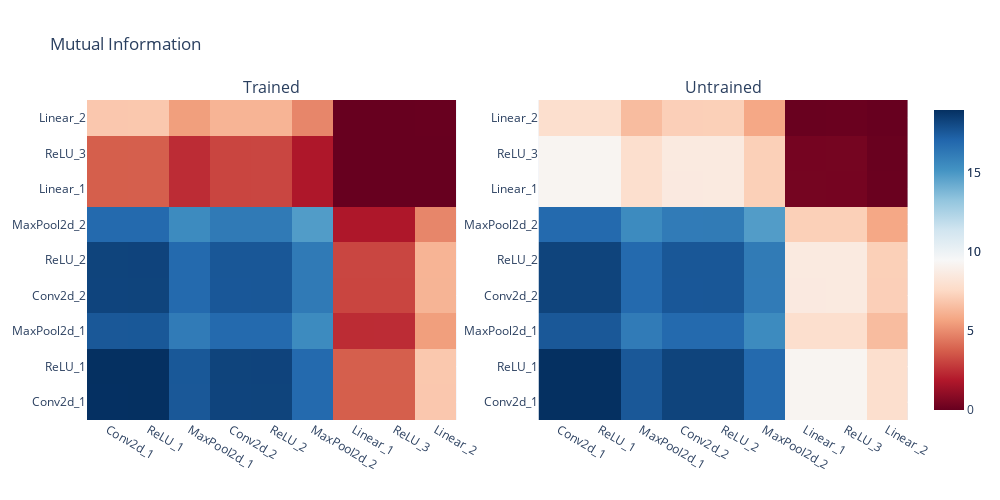

Write notebook code for a chart like this one.
### Code cell
heatmap(mutual_informations, 'Mutual Information', layer_names).show()

### Figure 1 — Plotly figure (JSON) as saved in the notebook; plotly's stock layout.template omitted (floating-point values rounded to 4 significant figures)
{"data": [{"colorscale": [[0, "rgb(103,0,31)"], [0.1, "rgb(178,24,43)"], [0.2, "rgb(214,96,77)"], [0.3, "rgb(244,165,130)"], [0.4, "rgb(253,219,199)"], [0.5, "rgb(247,247,247)"], [0.6, "rgb(209,229,240)"], [0.7, "rgb(146,197,222)"], [0.8, "rgb(67,147,195)"], [0.9, "rgb(33,102,172)"], [1, "rgb(5,48,97)"]], "type": "heatmap", "x": ["Conv2d_1", "ReLU_1", "MaxPool2d_1", "Conv2d_2", "ReLU_2", "MaxPool2d_2", "Linear_1", "ReLU_3", "Linear_2"], "xaxis": "x", "y": ["Conv2d_1", "ReLU_1", "MaxPool2d_1", "Conv2d_2", "ReLU_2", "MaxPool2d_2", "Linear_1", "ReLU_3", "Linear_2"], "yaxis": "y", "z": [[18.94, 18.95, 17.56, 18.26, 18.27, 16.88, 3.755, 3.756, 6.894], [18.95, 18.96, 17.57, 18.27, 18.28, 16.89, 3.764, 3.763, 6.902], [17.56, 17.57, 16.18, 16.88, 16.89, 15.5, 2.423, 2.424, 5.517], [18.26, 18.27, 16.88, 17.58, 17.59, 16.2, 3.088, 3.089, 6.213], [18.27, 18.28, 16.89, 17.59, 17.6, 16.21, 3.097, 3.098, 6.221], [16.88, 16.89, 15.5, 16.2, 16.21, 14.82, 1.804, 1.804, 4.841], [3.756, 3.763, 2.425, 3.09, 3.096, 1.802, -0.001178, 0.0009796, 0.007833], [3.756, 3.763, 2.424, 3.09, 3.098, 1.805, -0.001586, -0.0018, 0.0008299], [6.894, 6.901, 5.517, 6.213, 6.22, 4.841, 0.001474, 0.000819, 0.02328]]}, {"colorscale": [[0, "rgb(103,0,31)"], [0.1, "rgb(178,24,43)"], [0.2, "rgb(214,96,77)"], [0.3, "rgb(244,165,130)"], [0.4, "rgb(253,219,199)"], [0.5, "rgb(247,247,247)"], [0.6, "rgb(209,229,240)"], [0.7, "rgb(146,197,222)"], [0.8, "rgb(67,147,195)"], [0.9, "rgb(33,102,172)"], [1, "rgb(5,48,97)"]], "type": "heatmap", "x": ["Conv2d_1", "ReLU_1", "MaxPool2d_1", "Conv2d_2", "ReLU_2", "MaxPool2d_2", "Linear_1", "ReLU_3", "Linear_2"], "xaxis": "x2", "y": ["Conv2d_1", "ReLU_1", "MaxPool2d_1", "Conv2d_2", "ReLU_2", "MaxPool2d_2", "Linear_1", "ReLU_3", "Linear_2"], "yaxis": "y2", "z": [[18.95, 18.96, 17.57, 18.27, 18.27, 16.89, 9.263, 9.264, 7.878], [18.96, 18.96, 17.57, 18.27, 18.28, 16.89, 9.267, 9.269, 7.882], [17.57, 17.57, 16.19, 16.88, 16.89, 15.5, 7.88, 7.881, 6.496], [18.27, 18.27, 16.88, 17.58, 17.59, 16.2, 8.577, 8.579, 7.192], [18.27, 18.28, 16.89, 17.59, 17.59, 16.2, 8.582, 8.583, 7.197], [16.89, 16.89, 15.5, 16.2, 16.2, 14.82, 7.196, 7.197, 5.812], [9.263, 9.267, 7.88, 8.578, 8.582, 7.196, 0.3784, 0.3754, 0.08434], [9.264, 9.269, 7.882, 8.579, 8.583, 7.197, 0.3758, 0.3763, 0.08362], [7.878, 7.882, 6.495, 7.192, 7.197, 5.811, 0.08302, 0.0846, 0.02087]]}], "layout": {"annotations": [{"font": {"size": 16}, "showarrow": false, "text": "Trained", "x": 0.225, "xanchor": "center", "xref": "paper", "y": 1, "yanchor": "bottom", "yref": "paper"}, {"font": {"size": 16}, "showarrow": false, "text": "Untrained", "x": 0.775, "xanchor": "center", "xref": "paper", "y": 1, "yanchor": "bottom", "yref": "paper"}], "height": 500, "title": {"text": "Mutual Information"}, "width": 1000, "xaxis": {"anchor": "y", "domain": [0, 0.45], "nticks": 36}, "xaxis2": {"anchor": "y2", "domain": [0.55, 1]}, "yaxis": {"anchor": "x", "domain": [0, 1], "nticks": 36}, "yaxis2": {"anchor": "x2", "domain": [0, 1]}}}
